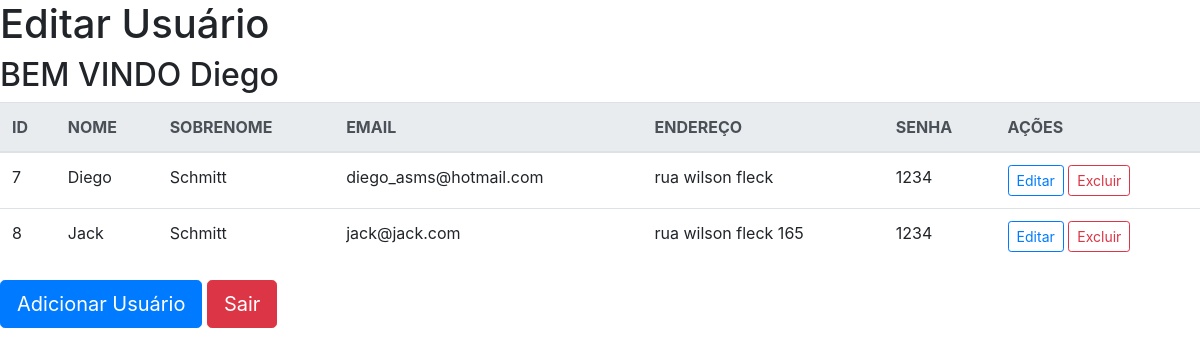
The app's page /painelDeControle.php (signed in) with its own data.
### tables this page shows
CREATE TABLE `users` (
  `id` int(10) NOT NULL,
  `name` varchar(50) NOT NULL,
  `lastname` varchar(100) NOT NULL,
  `email` varchar(150) NOT NULL,
  `address` varchar(200) NOT NULL,
  `password` varchar(200) NOT NULL
);

### class/users.class.php (called while the page is built, shortened)
<?php
class Users{
    private $pdo;
    public function __construct(){
         $this->pdo = new pdo("mysql:dbname=crud;host=localhost", "root", "");
    }
    public function getAll(){
        $sql = "SELECT * FROM users";
        $sql = $this->pdo->query($sql);
        if($sql -> rowCount() > 0){
            return $sql->fetchAll();
        }
        else{
            return array();
        }
    }
}

### painelDeControle.php (the view, shortened to what this page needs)
<?php
    require 'parts/header.php';
    include 'class/users.class.php';
    $users = new Users;
    $info = $users->getAll();
?>
<div class="table-responsive">
<table class="table table-hover">
    <h1>Editar Usuário</h1>
    <h2>BEM VINDO <?=$_SESSION['name'];?></h2>
    <thead class="thead-light">
        <tr>
            <th>ID</th>
            <th>NOME</th>
            <th>SOBRENOME</th>
            <th>EMAIL</th>
            <th>ENDEREÇO</th>
            <th>SENHA</th>
            <th>AÇÕES</th>
        </tr>
    </thead>
    <tbody>
    <?php foreach($info as $users):?>
        <tr>
            <td><?=$users['id']; ?></td>
            <td><?=$users['name']; ?></td>
            <td><?=$users['lastname']; ?></td>
            <td><?=$users['email']; ?></td>
            <td><?=$users['address']; ?></td>
            <td><?=$users['password']; ?></td>
            <td>
                <a class="btn btn-outline-primary btn-sm" href="editar.php?id=<?=$users['id']; ?>">Editar</a>
                <a class="btn btn-outline-danger btn-sm" href="excluir.php?id=<?=$users['id']; ?>" onclick="return confirm('Deseja excluir?')">Excluir</a>
            </td>
        </tr>
    <?php endforeach; ?>
    </tbody>
</table>
</div>
<a class="btn btn-primary btn-lg" href='cadastro.php'>Adicionar Usuário</a>
<a class="btn btn-danger btn-lg" href='exit.php'>Sair</a>
<?php
    require 'parts/footer.php';
?>

### parts/header.php (shortened to what this page needs)
<!DOCTYPE html>
<html lang="en">
<head>
    <link rel="stylesheet" href="https://maxcdn.bootstrapcdn.com/bootstrap/4.0.0/css/bootstrap.min.css">
</head>
<body>

### parts/footer.php (shortened to what this page needs)
</body>
</html>

### records on screen
users: id "7", name "Diego", lastname "Schmitt", email "diego_asms@hotmail.com", address "rua wilson fleck", password "1234"
users: id "8", name "Jack", lastname "Schmitt", email "jack@jack.com", address "rua wilson fleck 165", password "1234"

### other values on screen
$_SESSION['name'] "Diego"
